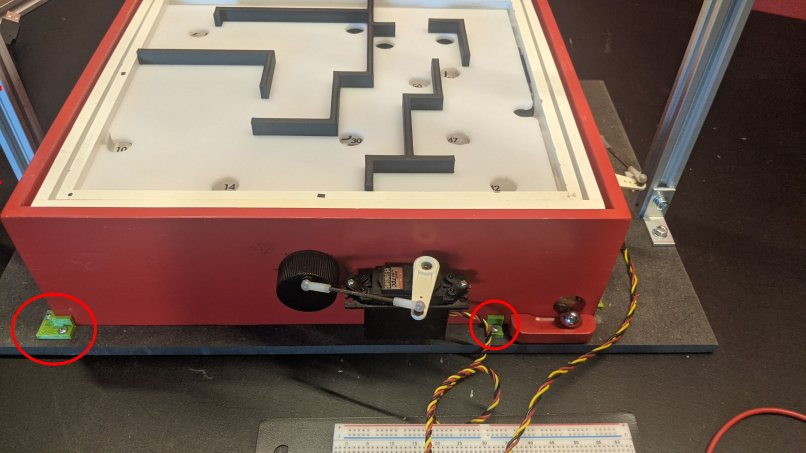
#> input picture MountingBrackets.jpg, 806 x 453 px; its folder holds only this picture in this run
$ python -i ControlUtils.py   (imports and definitions only)
#> lines starting #> are read from the running program, lines starting #| are printed output that depends on the picture
#> (reads camera_params_full.pkl from the repository)
import time
from collections import deque
from math import sqrt

import cv2
import numpy as np
import scipy
from engineering_notation import EngNumber as eng
from scipy.interpolate import interp1d
from scipy.stats import multivariate_normal

from Params import *
from utils.FrameUtils import *

# [34 lines left out: functions create_label, detect_ball_pos_mm, not called in this run]


p_vals_df = [[ 49,  33,  20,  15,  12,  10,  12,  21,  28,  42],
 [ 36,  21,   8,   6,   8,   9,   6,  11,  16,  28],
 [ 25,  10,   6,  15,  22,  19,  15,  11,   8,  15],
 [ 21,   6,  12,  54, 114, 126,  64,  17,  10,   9],
 [ 20,   5,  15,  65, 152, 189, 131,  58,  14,  11],
 [ 17,   5,   7,  28,  58,  90,  86,  65,  16,  13],
 [ 17,   5,   4,  10,  27,  50,  33,  19,   8,   6],
 [ 20,   5,   1,   4,  12,  21,  12,   6,   0,   4],
 [ 26,   9,   0,   2,   5,   6,   3,   1,   3,  14],
 [ 28,  17,   7,   2,   1,   1,   1,   1,   7,  25]]
pattern_df = np.array(p_vals_df, dtype=np.uint8)
pattern_offset_df = np.array([5, 4])
# [7 lines left out: function find_center_df, not called in this run]

p_vals = [[ 27,  26,  23,   6,   8,   2,   8,  10,  20,  27],
 [ 29,  23,   5,   5,   6,   5,   4,   7,   5,  22],
 [ 22,   4,   3,   9,  21,  21,  16,   6,   9,  12],
 [ 16,   0,   5,  51,  50,  32,  23,  17,   8,   6],
 [ 14,   0,   5,  78, 255, 255, 152,  26,   4,   4],
 [ 13,   0,   4,  14,  37,  65,  52, 134,   0,   6],
 [ 14,   0,   0,   0,  34, 132,  16,   6,   2,  10],
 [ 25,   9,   0,   0,  42, 167,  16,   0,   0,  14],
 [ 33,  23,  10,   7,   2,   7,   6,   3,  18,  25],
 [ 37,  30,  22,  15,  10,  10,  15,  20,  31,  53]]
pattern = np.array(p_vals, dtype=np.uint8)
pattern_offset = np.array([5, 5])
pattern_offset_2 = np.array([-5, -6])
pattern_subpixel = cv2.resize(pattern, (0, 0), fx=4, fy=4, interpolation=cv2.INTER_CUBIC)
def find_center4(frame, subpixel=True, p=pattern, sp=pattern_subpixel):
	res = cv2.matchTemplate(frame, p, cv2.TM_CCOEFF)
	min_val, max_val, min_loc, max_loc = cv2.minMaxLoc(res)
	if max_val > 5_000:
		max_loc += pattern_offset
		x, y = max_loc[0], max_loc[1]
		if not subpixel:
			return np.array([x, y])
		neighborhood = frame[y - subpixel_neighborhood_size_2:y + subpixel_neighborhood_size_2, x - subpixel_neighborhood_size_2:x + subpixel_neighborhood_size_2]
		subpixel_pos = find_center_subpixel(neighborhood, sp=sp)
		return np.array([x, y]) + subpixel_pos/4 + pattern_offset_2
	else:
		return np.array([0, 0])


def find_center_subpixel(frame, sp=pattern_subpixel):
	frame_scaled = cv2.resize(frame, (0, 0), fx=4, fy=4, interpolation=cv2.INTER_CUBIC)
	res = cv2.matchTemplate(frame_scaled, sp, cv2.TM_CCOEFF)
	min_val, max_val, min_loc, max_loc = cv2.minMaxLoc(res)
	return np.array([max_loc[0], max_loc[1]])


# [8 lines left out: function find_center2, not called in this run]


def find_center3(frame):
	pos = np.unravel_index(frame.argmax(), frame.shape)
	return pos[::-1]

# [48 lines left out: functions find_center, get_transform_matrices, not called in this run]


def approx_x_angle(delta_x):
	return (-sqrt(rx * (-2 * d**3 * s * delta_x + d**2 * rx * delta_x**2 + 2 * d * rx**2 * s * delta_x + rx**3 * s**2)) + d * rx * delta_x + rx**2 * s) / (d * rx * s)


def approx_y_angle(delta_y, alpha_x):
	return (-sqrt(ry * (np.cos(alpha_x)**2 * ry * (d * delta_y + ry * s)**2 - 2 * d**3 * s * delta_y)) + np.cos(alpha_x) * ry * (d * delta_y + ry * s))/(d * ry * s)


# [35 lines left out: functions calc_board_angle, calc_corrected_pos, not called in this run]


def map_value_range(x, in_min, in_max, out_min, out_max):
	return (x - in_min) * (out_max - out_min) / (in_max - in_min) + out_min


# [21 lines left out: functions send_control_signal, get_backlash_compensation_term, not called in this run]


def calc_speed(pos, prev_pos, dt):
	return (pos - prev_pos) / dt


def low_speed_boost_factor(speed):
	factor = - np.arctan(abs(speed)) / np.pi * 4 + 3
	return factor


# [25 lines left out: functions solve_quad, quad_space, not called in this run]


def calc_num_move_points(distance):
	return min(N, round(0.005 * distance / dt))


def calc_distance(x, y):
	return np.linalg.norm(x - y)


# [49 lines left out: functions calc_projection_factor, interpolate, gen_reference_path, gen_circ, gen_bernoulli_lemniscate, gen_star, not called in this run]


def gen_path():
	path = np.load("path.npy")
	return interpolate(path)


# [67 lines left out: functions gen_path_labyrinth, gen_path_custom_labyrinth1, gen_path_custom_labyrinth2, gen_path_custom_labyrinth_auto, gen_path_simple_labyrinth_auto, gen_path_simple_labyrinth and 3 more, not called in this run]


timers = {}
times = {}
enter_times = {}
class Timer:
	# [68 lines left out: functions __init__, __enter__, __exit__, print_timing_info, not called in this run]


def print_timers():
	for _, timer in timers.items():
		timer.print_timing_info()


# https://www.samproell.io/posts/yarppg/yarppg-live-digital-filter/
class SignalFilter:
	# [13 lines left out: functions __init__, __call__, not called in this run]

>>> import cv2
>>> picture = cv2.imread('../MountingBrackets.jpg', cv2.IMREAD_GRAYSCALE)
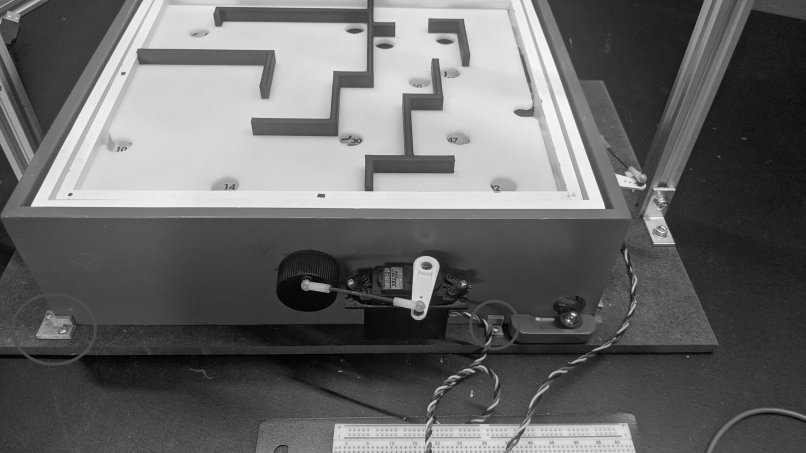
#> picture: shape (453, 806); min 0, max 252, mean 103.7
>>> result = find_center4(picture)
#> in find_center4, `res = cv2.matchTemplate(frame, p, cv2.TM_CCOEFF)`:
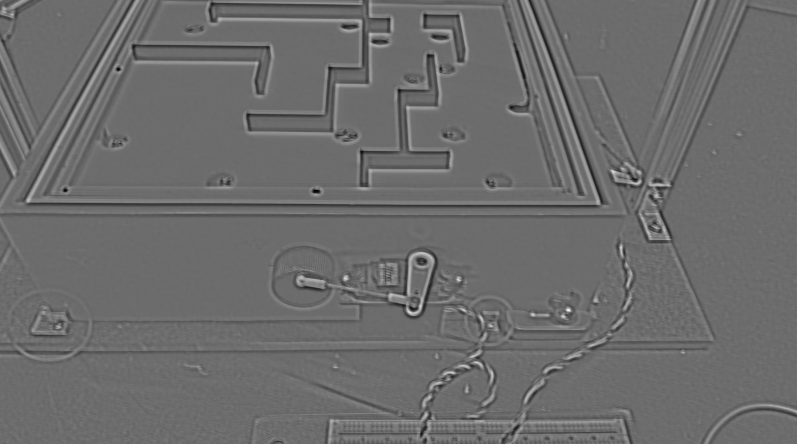
#> res: shape (444, 797) float32; min -97396, max 131439.1, mean -24.9; drawn with min black and max white
#> in find_center4, `min_val, max_val, min_loc, max_loc = cv2.minMaxLoc(res)`: min_val = -97396; max_val = 131439.1; min_loc = (315, 190); max_loc = (568, 310)
#> in find_center4, `max_loc += pattern_offset`: max_loc = [573, 315]
#> in find_center4, `x, y = max_loc[0], max_loc[1]`: x = 573; y = 315
#> in find_center4, `neighborhood = frame[y - subpixel_neighborhood_size_2:y + subpixel_nei..`:
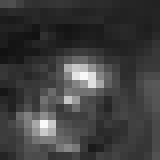
#> neighborhood: shape (20, 20) (shown 8 times larger); min 17, max 249, mean 62.6
#> in find_center_subpixel, `frame_scaled = cv2.resize(frame, (0, 0), fx=4, fy=4, interpolation=cv2..`:
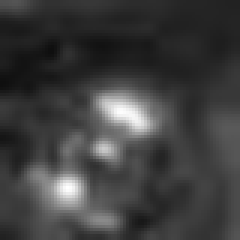
#> frame_scaled: shape (80, 80) (shown 3 times larger); min 15, max 255, mean 62.6
#> in find_center_subpixel, `res = cv2.matchTemplate(frame_scaled, sp, cv2.TM_CCOEFF)`:
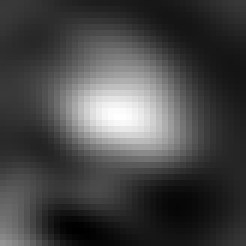
#> res: shape (41, 41) float32 (shown 6 times larger); min -670482.1, max 2180167.8, mean 114725.5; drawn with min black and max white
#> in find_center_subpixel, `min_val, max_val, min_loc, max_loc = cv2.minMaxLoc(res)`: min_val = -670482.1; max_val = 2180167.8; min_loc = (13, 38); max_loc = (19, 19)
#> in find_center4, `subpixel_pos = find_center_subpixel(neighborhood, sp=sp)`: subpixel_pos = [19, 19]
#> result = [572.8, 313.8]
